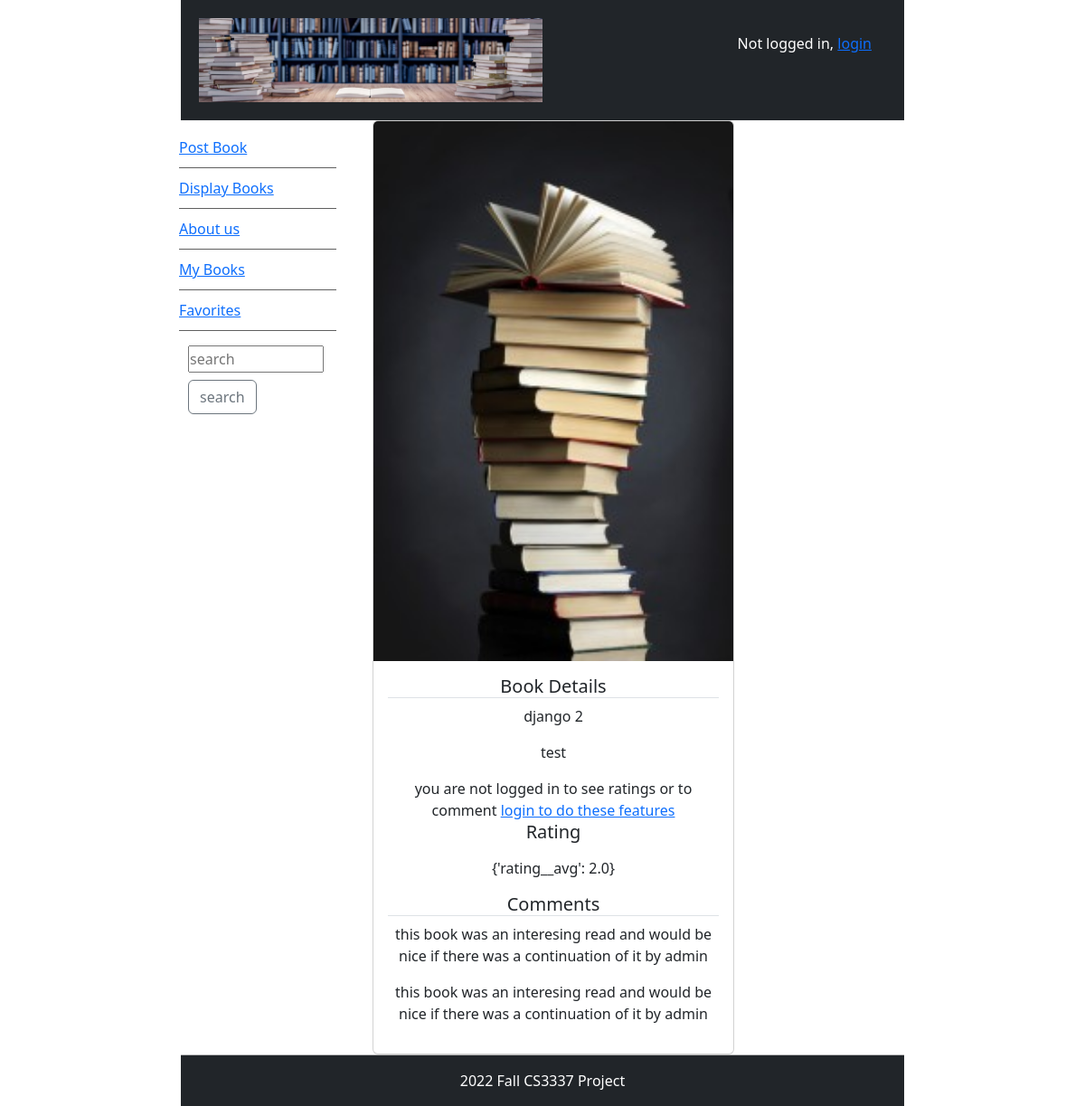
/book_detail/4, run on an earlier commit of the app's database.
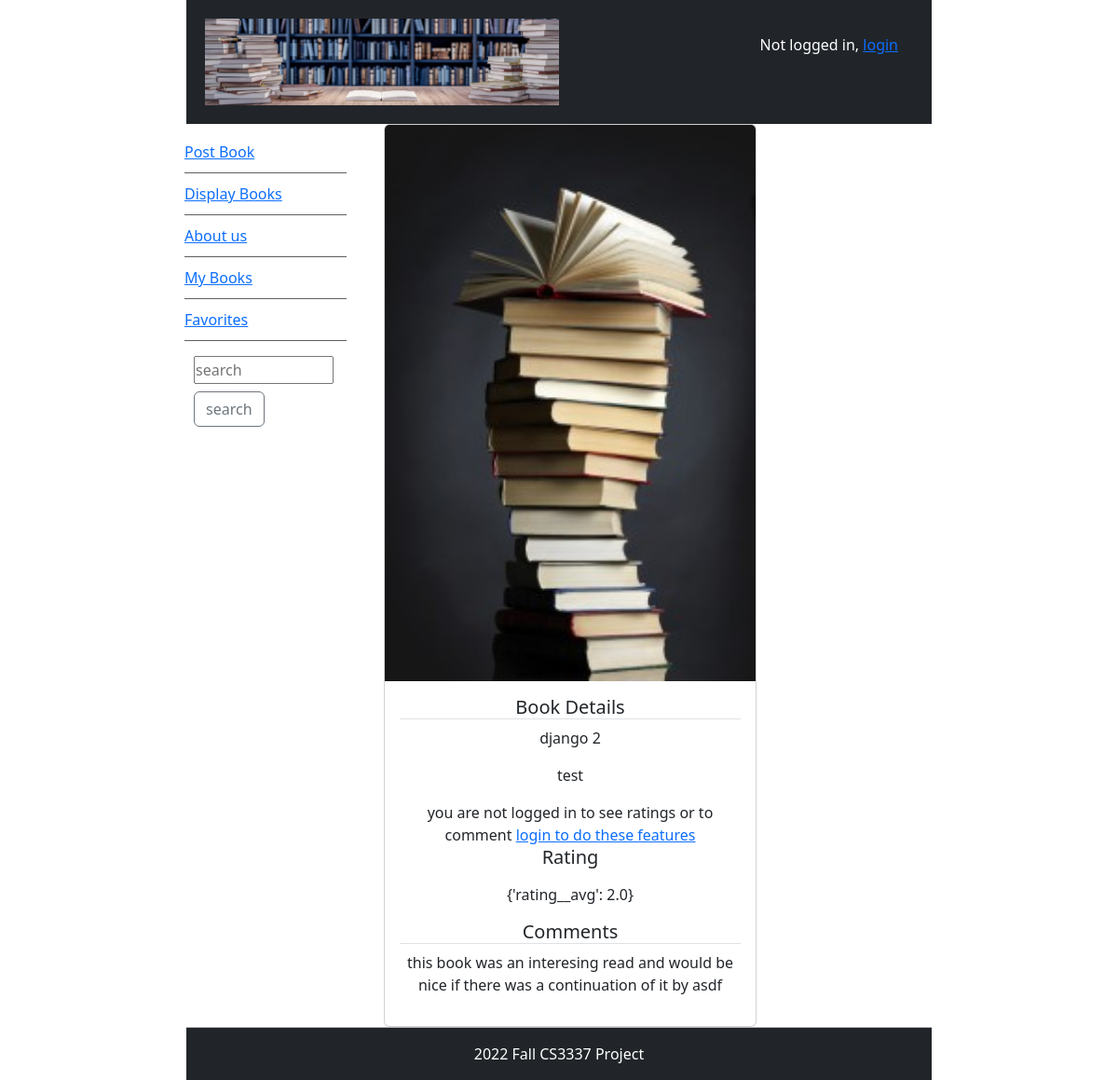
And on a later commit of the database.
### bookMng/models.py (models this page shows, shortened)
class MainMenu(models.Model):
    item = models.CharField(max_length=200, unique=True)
    link = models.CharField(max_length=500, unique=True)

class Book(models.Model):
    name = models.CharField(max_length=200)
    web = models.URLField(max_length=200)
    price = models.DecimalField(decimal_places=2, max_digits=8)
    publishdate = models.DateField(auto_now=True)
    picture = models.FileField(upload_to='bookEX/static/uploads')
    pic_path = models.CharField(max_length=300, editable=False, blank=True)
    username = models.ForeignKey(User, blank=True, null=True, on_delete=models.CASCADE)
    favorite = models.ManyToManyField(User, related_name='favorite', blank=True)

class Comment(models.Model):
    comment = models.TextField(max_length=500, blank=True)
    product = models.ForeignKey(Book, blank=True, null=True, on_delete=models.CASCADE)
    username = models.ForeignKey(User, blank=True, null=True, on_delete=models.CASCADE)

### bookMng/views.py (the view)
# urls.py: path('book_detail/<int:book_id>', views.book_detail, name='book_detail'),
def book_detail(request, book_id):
    book = Book.objects.get(id=book_id)
    book.pic_path = book.picture.url[14:]
    is_favorite = False
    is_rate = False
    is_comment = False
    if request.user.is_authenticated:
        if Comment.objects.filter(product__id=book_id).exists():
            is_comment = True
        if book.favorite.filter(id=request.user.id).exists():
            is_favorite = True
        if Rate.objects.filter(username=request.user, product__id=book_id).exists():
            is_rate = True
            avg = Rate.objects.filter(product__id=book_id).aggregate(Avg('rating'))
            comments = Comment.objects.filter(product__id=book_id)
            return render(request,
                          'bookMng/book_detail.html',
                          {
                              'item_list': MainMenu.objects.all(),
                              'book': book,
                              'is_favorite': is_favorite,
                              'is_comment': is_comment,
                              'rate': Rate.objects.get(username=request.user, product__id=book_id),
                              'is_rate': is_rate,
                              'avg': avg,
                              'comments': comments
                          })
        else:
            comments = Comment.objects.filter(product__id=book_id)
            return render(request,
                          'bookMng/book_detail.html',
                          {
                              'item_list': MainMenu.objects.all(),
                              'book': book,
                              'is_favorite': is_favorite,
                              'is_rate': is_rate,
                              'comments': comments
                          })
    else:
        comments = Comment.objects.filter(product__id=book_id)
        avg = Rate.objects.filter(product__id=book_id).aggregate(Avg('rating'))
        return render(request,
                      'bookMng/book_detail.html',
                      {
                          'is_rate': is_rate,
                          'item_list': MainMenu.objects.all(),
                          'book': book,
                          'comments': comments,
                          'avg':avg
                      })

### bookEX/templates/bookMng/book_detail.html (shortened to what this page needs)
{% extends "base.html" %}
{% load static %}
{% block sidenav %}
    {% for item in item_list %}
    <li>
        <a href="{{item.link}}">{{item.item}} </a>
    </li>
    {% endfor %}
{% endblock sidenav %}
{% block content %}
<div class="container">
<div class="card text-center" style="max-width: 400px">
  <img src="{% static book.pic_path %}" class="card-img-top">
  <div class="card-body">
    <h5 class="card-title border-bottom"> Book Details</h5>
    <p class="card-text"> {{book.name}}</p>
    <p class="card-text"> {{book.username}} </p>
    {% if user.is_authenticated %}
    <p class="card-text">
    <form action="{% url 'rate' book.id %}" method="POST">
       {% csrf_token %}
       <h5 class="border-bottom"> Rate</h5>
       <div class="rate">
           Rate from 1-5
           <input type="radio" name="rating" id="rating1" value="1" required/>
           <input type="radio" name="rating" id="rating2" value="2" required/>
           <input type="radio" name="rating" id="rating3" value="3" required/>
           <input type="radio" name="rating" id="rating4" value="4" required/>
           <input type="radio" name="rating" id="rating5" value="5" required/>
           <br>
           <input type="submit" style="width:200px;" value="Submit review" class="btn btn-primary m-1">
           <div>
               {% if is_favorite %}
                <a class="btn btn-outline-danger m-1" style="width:200px;"  href="http://127.0.0.1:8000/book_favorite/{{ book.id }}"> unfavorite    </a>
                {% else %}
                <a class="btn btn-primary m-1" style="width:200px;"  href="http://127.0.0.1:8000/book_favorite/{{ book.id }}">   favorites   </a>
                {% endif %}
            </div>
       </div>
    </form>
 <form  action="{% url 'comment' book.id %}" method="POST" novalidate>
     <textarea name="comment" id="comment" style="width:200px; height:100"  placeholder="enter text here" required></textarea>
                <input class="btn btn-primary m-1" style="width:200px" type="submit" value="Submit">
     {% csrf_token %}
  </form>
            {% else %}
you are not logged in to see ratings or to comment
            <a href="{% url 'login' %}?next=/">login to do these features</a>
            {% endif %}
   <h5 class="card-title"> Rating</h5>
 {% if is_rate %}
    <p> {{rate.rating}}</p>
 <p>{{avg}}</p>
      {% else %}
       <p>{{avg}}</p>
 {% endif %}
    <h5 class="card-title border-bottom"> Comments</h5>
    {% for comment in comments %}
      <p>  {{comment.comment}}  by {{comment.username}} </p>
    {% endfor %}
</div>
</div>
{% endblock content %}

### bookEX/templates/base.html (shortened to what this page needs)
{% load static %}
<!DOCTYPE html>
<html lang="en">
<head>
    <link href="{% static  'main.css' %}" rel="stylesheet" type="text/css">
        <link href="https://cdn.jsdelivr.net/npm/bootstrap@5.2.3/dist/css/bootstrap.min.css" rel="stylesheet">
</head>
<body>
<div id="wrapper">
    <header class="text-bg-dark p-3" id="header">
        <div class="text-bg-dark p-1">
            <img src="{% static 'bookBanner.jpg'%}" class="w-50">
            <span class="text-bg-dark p-3" style="float: right;">
            {% if user.is_authenticated %}
            {{ user.username }}
            <a href="{% url 'logout' %}?next=/">Logout  </a>
            {% else %}
            Not logged in,
            <a href="{% url 'login' %}?next=/">login</a>
            {% endif %}
        </span>
        </div>
    </header>
    <aside id="leftsidebar">
        <nav id="nav" class="m-2">
            <ul class="nav flex-column">
                {% block sidenav %}{% endblock sidenav %}
            </ul>
            <form class="mt-3 ml-0" method=POST action="/search_items">
                <input class='nav' type = 'search' placeholder="search" style="width: 150px" name="searched">
                <button class ='btn btn-outline-secondary mt-2' type="submit">search</button>
            </form>
        </nav>
    </aside>
    <section  id="main">
        {% block content %}{% endblock content %}
    </section>
    <footer class="text-bg-dark p-3" id="footer">
        2022 Fall CS3337 Project
    </footer>
</div>
</body>
</html>

### bookEX/static/main.css (style rules this page uses)
#wrapper { margin-top: 0px; margin-left: auto; margin-right: auto; background-color:#ffffff; width:800px; }
#leftsidebar { width: 180px; height:350px; float:left; }
#nav li { padding-top:10px; padding-bottom:10px; list-style-type: none; border-bottom: thin solid #5f5f5f; color:#4c4c4c; left:0px; list-style-position:inside; margin-left: -10px; }
#main { width:560px; float: left; margin-left: 20px; margin-right: 10px; padding-right: 10px; }
#footer { text-align: center; margin-top: 5px; padding-top: 10px; padding-bottom: 10px; border-top: thin solid #BBBBBB; clear: both; color: #969696; }

What changed in the data, as far as the page shows it:
removed Comment: comment "this book was an interesing read and would be nice if there was a continuation of it", username "admin"
removed Comment: comment "this book was an interesing read and would be nice if there was a continuation of it", username "admin"
added Comment: comment "this book was an interesing read and would be nice if there was a continuation of it", username "asdf"
